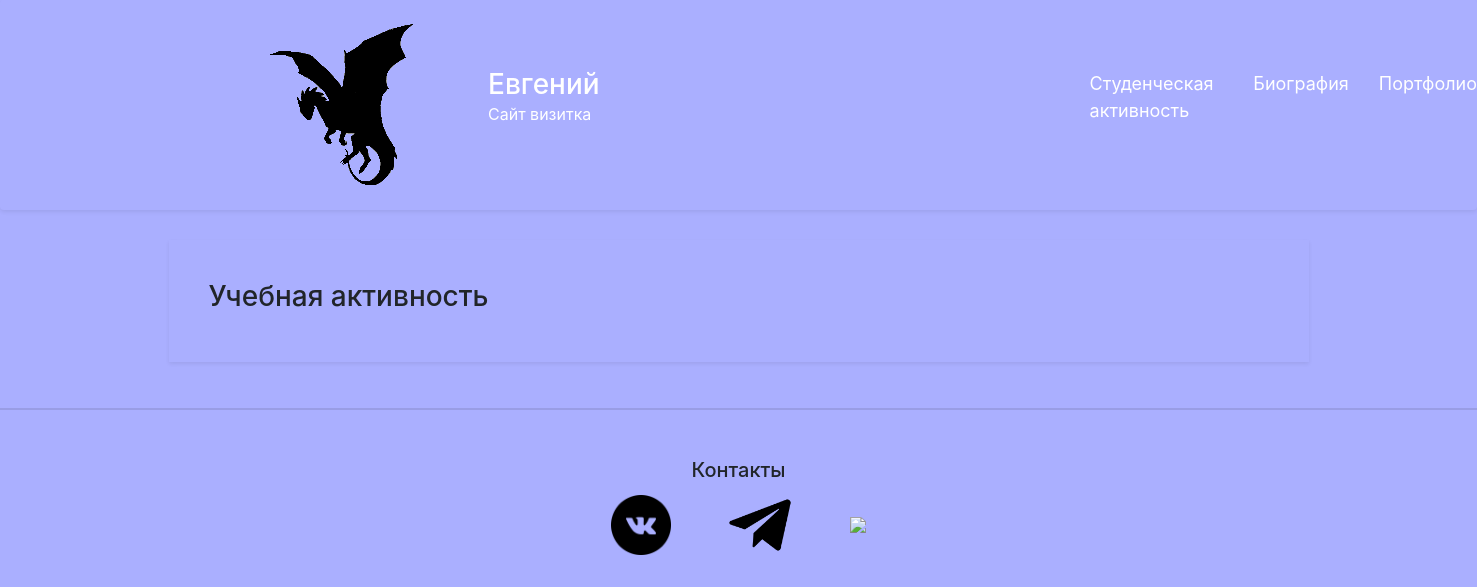
The page /activity/ on the database as committed earlier.
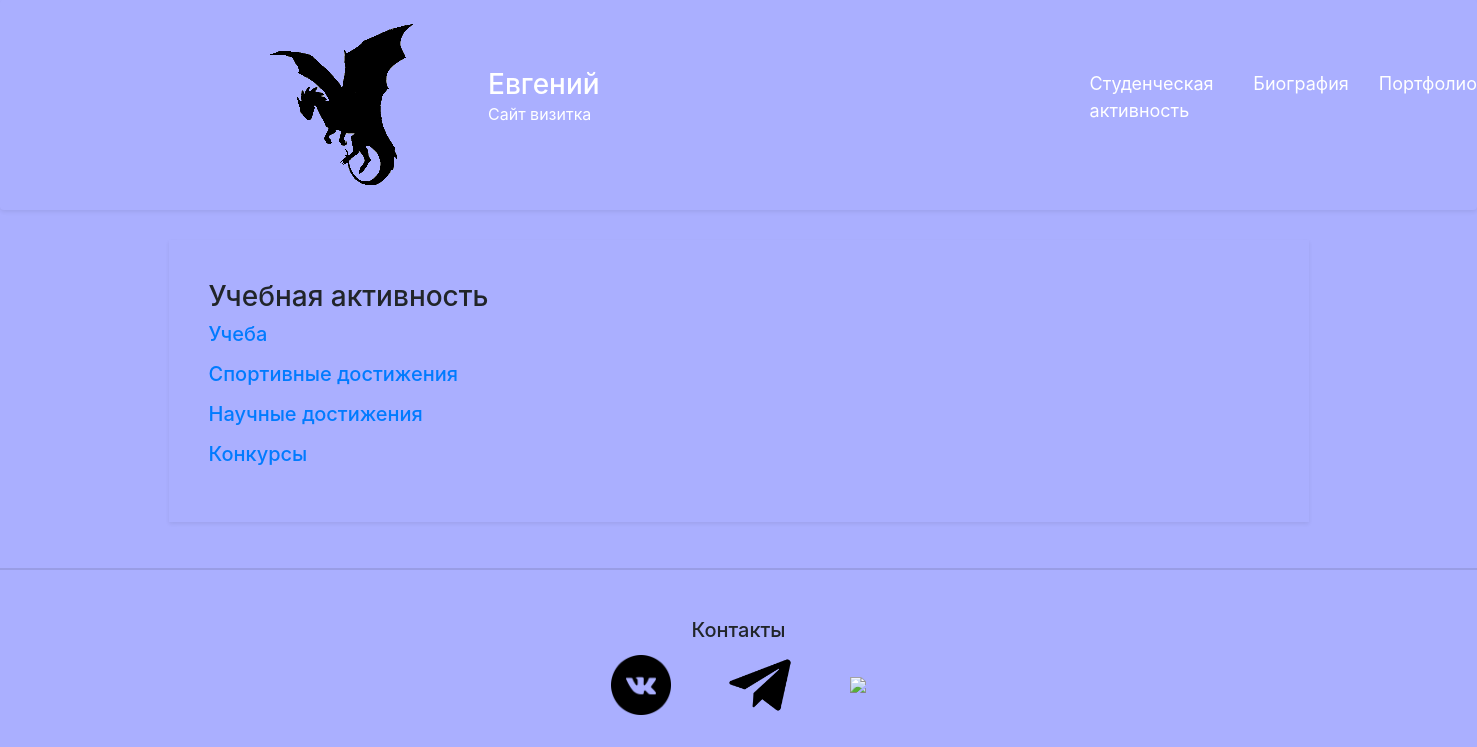
The same page on the database as committed later.
### mainWindow/models.py (models this page shows)
class Activity(models.Model):
    title = models.CharField(max_length=255)
    text = models.TextField()
    activity_view = models.CharField(max_length=255)
    link = models.TextField()

### mainWindow/views.py (the view)
# urls.py: path("activity/", views.sheet_activity, name="activity"),
def sheet_activity(request):
    data = {
        "title": "Cтуденческая активность",
        "activity": Activity.objects.all(),
    }
    return render(request, "activity_list.html", data)

### mainWindow/templates/activity_list.html
{% extends 'include/main.html' %}
{% block main_section %}
    <h3>Учебная активность</h3>
    {% for act in activity %}
        <a href="{% url 'activity_views' act.activity_view %}"><h5>{{ act.title|linebreaks }}</h5></a>
    {% endfor %}
{% endblock main_section %}

### mainWindow/templates/include/main.html (shortened to what this page needs)
{% load static %}
<!DOCTYPE html>
<html lang="en">
    <head>
        <link rel="stylesheet" href="https://stackpath.bootstrapcdn.com/bootstrap/4.5.0/css/bootstrap.min.css">
        <link rel="stylesheet" href="{% static 'mainWindow/css/main.css' %}">
    </head>
    <body class="new_body">
        <header class="d-flex align-items-center text-white bg-purple rounded shadow-sm main_header">
            <a href="{% url 'home' %}" class="remove_link_decoration">
                <img src="{% static 'mainWindow/image/dracon_logo.png' %}">
            </a>
            <div class="lh-1">
                <a href="{% url 'home' %}" class="remove_link_decoration">
                    <h1 class="h3 mb-0 text-white lh-1">Евгений</h1>
                </a>
                <p>Сайт визитка</p>
            </div>
            <div class="links_for_header">
                <a href="{% url 'activity' %}" class="header_links"><p>Студенческая активность</p></a>
                <a href="{% url 'biography' %}" class="header_links"><p>Биография</p></a>
                <a href="{% url 'portfolio_list' %}" class="header_links"><p>Портфолио</p></a>
            </div>
        </header>
        <main class="container main_part shadow-sm">
            {% block main_section %}
            {% endblock %}
        </main>
        <footer class="row-cols-1 row-cols-sm-2 row-cols-md-3 py-5 my-5 main_footer">
            <div class="">
                <h5>Контакты</h5>
                <div class="footer_div_img">
                    <a href="https://vk.com/id204944793"><img src="{% static 'mainWindow/image/Vk_logo.png' %}" width="60px"></a>
                    <a href="https://t.me/Kruglikeugen"><img src="{% static 'mainWindow/image/TL_logo.png' %}" width="70px"></a>
                    <a href="https://discordapp.com/users/393862844422160407"><img src="{% static 'mainWindow/image/Disc_logo.png' %}" width="70px"></a>
                </div>
            </div>
        </footer>
    </body>
</html>

### mainWindow/static/mainWindow/css/main.css (style rules this page uses)
.new_body { background-color: #aaafff; }
.links_for_header { margin-left: 460px; display: flex; }
.header_links { text-decoration: none; margin-left: 30px; color: inherit; font-size: 18px; }
.main_header { height: 210px; padding-left: 200px; margin-bottom: 30px; }
.main_part { padding: 40px; width: 100%; }
.main_footer { width: 100%; text-align: -webkit-center; box-shadow: 0px -2px rgba(0,0,0, 0.1); }
.footer_div_img { margin-top: 5px; margin-left: -50px; margin-bottom: 8px; }
.footer_div_img img { margin-left: 50px; }
.remove_link_decoration { text-decoration: none; color: inherit; }

Rows that differ between the two databases and show on the page:
added Activity: title "Учеба"
added Activity: title "Спортивные достижения"
added Activity: title "Научные достижения"
added Activity: title "Конкурсы"
